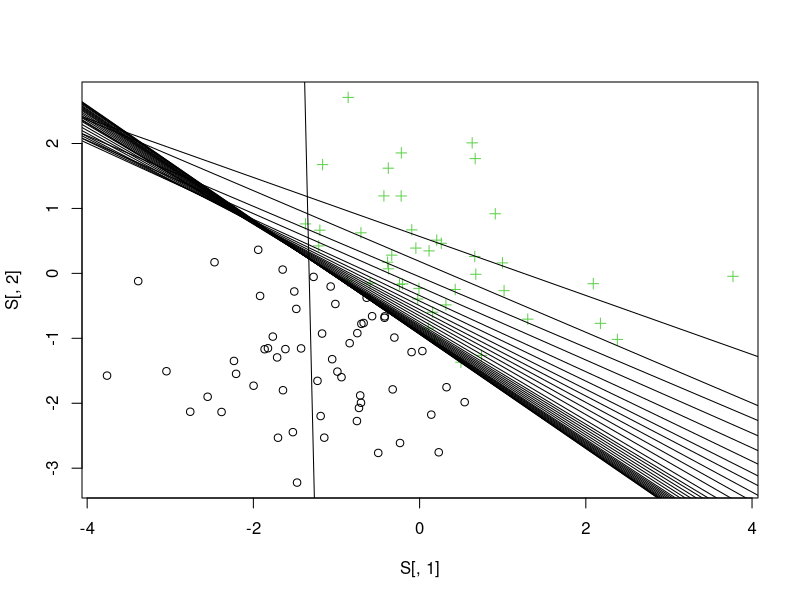
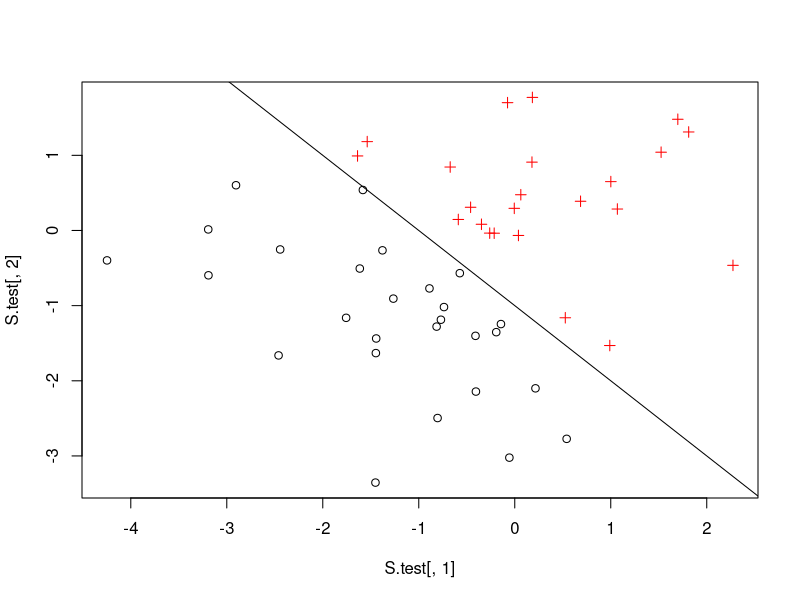

Write R code to recreate these figures, in order.
###################This is the complete code for solving the machine learning HW2 Question2, Columbia University.
###################Cannot guarantee the accuracy of the whole answer.
###################Whoever wants to use this code, please check the code by yourselves. Thank you very much!

####################################################
################### This R file contains four parts:
################### fakedata(w,n)
################### classify(S,z)
################### perceptrain(S,y)
################### the implementation of the functios
#####################################################


#########################################
################### PART I: fakedata(w,n)
#########################################


#Inputs
#w:  w[1:d] is the normal vector of a hyperplane, 
#    w[d+1] = -c is the negative offset parameter. 
#n: sample size

#Outputs
#S: n by (d+1) sample matrix with last col 1
#y: vector of the associated class labels

fakedata <- function(w, n){
  
  if(! require(MASS))
  {
    install.packages("MASS")
  }
  if(! require(mvtnorm))
  {
    install.packages("mvtnorm")
  }
  
  require(MASS)
  require(mvtnorm)
  
  # obtain dimension
  d <- length(w)-1
  
  # compute the offset vector and a Basis consisting of w and its nullspace
  offset <- -w[length(w)] * w[1:d] / sum(w[1:d]^2)
  Basis <- cbind(Null(w[1:d]), w[1:d])	 
  
  # Create samples, correct for offset, and extend
  # rmvnorm(n,mean,sigme) ~ generate n samples from N(0,I) distribution
  S <- rmvnorm(n, mean=rep(0,d),sigma = diag(1,d)) %*%  t(Basis) 
  S <- S + matrix(rep(offset,n),n,d,byrow=T)
  S <- cbind(S,1)
  
  # compute the class assignments
  y <- as.vector(sign(S %*% w))
  
  # add corrective factors to points that lie on the hyperplane.
  S[y==0,1:d] <- S[y==0,1:d] + runif(1,-0.5,0.5)*10^(-4)
  y = as.vector(sign(S %*% w))
  return(list(S=S, y=y))
  
} # end function fakedata



#########################################
################### PART II classify(S,z)
##########################################


classify<-function(S,z){
  
  n<-length(S[,1])
  fy<-c(1:n)
  #fy is used to store the estimate label of every data point 
  for(i in 1:n){
    fy[i]<-sign(z%*%S[i,])
    if(fy[i]==0)
    {
      fy[i]<-1
    }
  }	
  fy
  
}





#############################################
################### PART III perceptrain(S,y)
#############################################


perceptrain<-function(S,y){
  
  Z_history<-matrix(, nrow<-0, ncol<-d+1)
  plot(S[,2]~S[,1], col=(y+2), pch=(y+2))
  
  
  for(k in 1: 10000){
    
    

###### first calculate the gradient of the cost function  
    
    #create a vector grad to store the sum of every single value used to calculate the gradient
    grad<-0
    
    for(i in 1:n)
    {
      if(y[i]==classify(S,z)[i]){
        grad<-grad+0
      }
      
      else{
        grad<-grad+sign(z%*%S[i,])*S[i,]
      }
    }
    
    
    
    z<-z-(1/k)*grad
    
    ##########
    #this space is left blank for adding the plot function for the each of the history of z.
    
    
    abline(a=-z[3]/z[2],b=-z[1]/z[2])
    
    
    
    ##########
    
    
    Z_history<-rbind(Z_history, z)
    
    #test if the cost function equals 0 or not, if so, terminate the function.
    
    if (sum(abs(y-classify(S,z)))==0){break}
    
  }
  
  
  return(list(z=z, Z_history=Z_history))
  
  
}


##############################################################
################### PART IV the implementation of the functios
##############################################################


n<-100
d<-2

z<-c(1,1,1)

fakedata<-fakedata(z, 100)

S<-fakedata$S
y<-fakedata$y


z<-runif(3,0,2)

result<-perceptrain(S,y)


z<-c(1,1,1)


#########################################
#########################################
#########################################
#Why do we need to run the fakedata again before using it for the second time?
#No idea......
#########################################
#########################################
#########################################


#Inputs
#w:  w[1:d] is the normal vector of a hyperplane, 
#    w[d+1] = -c is the negative offset parameter. 
#n: sample size

#Outputs
#S: n by (d+1) sample matrix with last col 1
#y: vector of the associated class labels

fakedata <- function(w, n){
  
  if(! require(MASS))
  {
    install.packages("MASS")
  }
  if(! require(mvtnorm))
  {
    install.packages("mvtnorm")
  }
  
  require(MASS)
  require(mvtnorm)
  
  # obtain dimension
  d <- length(w)-1
  
  # compute the offset vector and a Basis consisting of w and its nullspace
  offset <- -w[length(w)] * w[1:d] / sum(w[1:d]^2)
  Basis <- cbind(Null(w[1:d]), w[1:d])	 
  
  # Create samples, correct for offset, and extend
  # rmvnorm(n,mean,sigme) ~ generate n samples from N(0,I) distribution
  S <- rmvnorm(n, mean=rep(0,d),sigma = diag(1,d)) %*%  t(Basis) 
  S <- S + matrix(rep(offset,n),n,d,byrow=T)
  S <- cbind(S,1)
  
  # compute the class assignments
  y <- as.vector(sign(S %*% w))
  
  # add corrective factors to points that lie on the hyperplane.
  S[y==0,1:d] <- S[y==0,1:d] + runif(1,-0.5,0.5)*10^(-4)
  y = as.vector(sign(S %*% w))
  return(list(S=S, y=y))
  
} # end function fakedata

########################################################
########################################################
########################################################


fakedata.test<-fakedata(z, 50)
S.test<-fakedata.test$S
y.test<-fakedata.test$y

#test the correctness of the classifier
classify(S.test,z)-y.test

plot(S.test[,2]~S.test[,1], col=ifelse(y.test==1,"red","black"),pch=(y.test+2))
#It's better that we could also change the shape of different dots...


abline(a=-z[3]/z[2],b=-z[1]/z[2])

